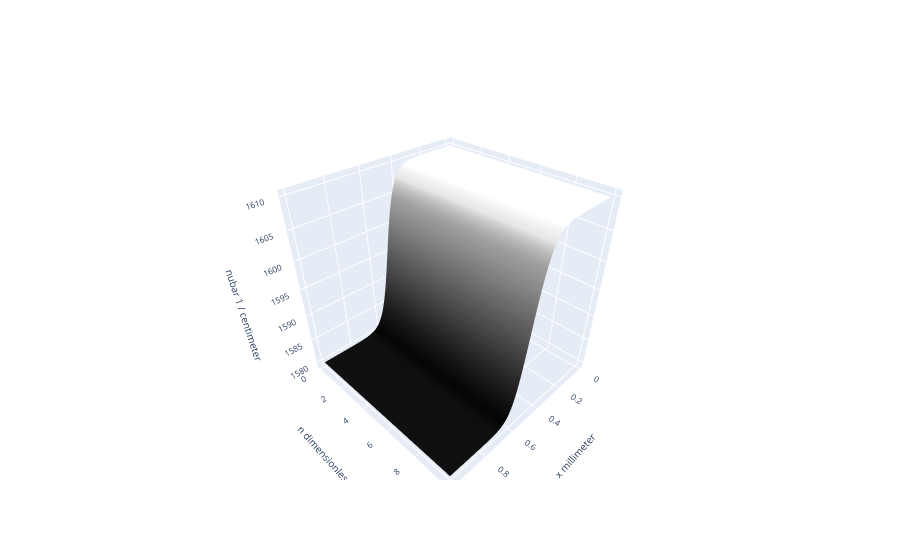

Write notebook code for a chart like this one.
### Markdown cell above
### Visualizing $\overline \nu(x,n)$
In the cell below, assign values for the low- and high-temperature wavenumbers you got from Spartan. 

Below that (done for you) we use a specially-prepared sigmoid function to construct $\overline \nu (x,n)$ in our $(x,n)$ state space, and PL.plot_surface1 to visualize it.

### Code cell
# Specify nubar_LT and nubar_HT
### BEGIN SOLUTION
nubar_LT = AssignQuantity(1610,'1/cm')
nubar_HT = AssignQuantity(1580,'1/cm')

# These are other ways to shape nubar(x,T)
# nubar = PL.f_sigmoid(nubar_LT, nubar_HT, Tgrid, AssignQuantity,T_interval_magnitude=2)
# nubar = PL.f_sigmoid(nubar_LT, nubar_HT, Tgrid, AssignQuantity,T_interval_magnitude=10)
# nubar = PL.f_sigmoid(nubar_LT, nubar_HT, Tgrid, AssignQuantity,T_interval_magnitude=1000)
# nubar = PL.f_sigmoid(nubar_LT, nubar_HT, Tgrid, AssignQuantity,T_transition_magnitude=330)

### END SOLUTION

# Use a specially-prepared sigmoid function to generate a surface of nubar values
nubar = PL.f_sigmoid(nubar_LT, nubar_HT, Tgrid, AssignQuantity)
nubarlabel = 'nubar '+str(nubar.units)

# Plot nubar(x,n)
PL.plot_surface1(xgrid,ngrid,nubar,labellist=[xlabel,nlabel,nubarlabel]).show()

### Figure 1 — Plotly figure (JSON) as saved in the notebook; plotly's stock layout.template omitted (floating-point values rounded to 4 significant figures; data arrays with more than 128 entries replaced by an {"elided": "..."} marker saying what was removed)
{"data": [{"colorscale": [[0, "rgb(0, 0, 0)"], [0.09091, "rgb(16, 16, 16)"], [0.1818, "rgb(38, 38, 38)"], [0.2727, "rgb(59, 59, 59)"], [0.3636, "rgb(81, 80, 80)"], [0.4545, "rgb(102, 101, 101)"], [0.5455, "rgb(124, 123, 122)"], [0.6364, "rgb(146, 146, 145)"], [0.7273, "rgb(171, 171, 170)"], [0.8182, "rgb(197, 197, 195)"], [0.9091, "rgb(224, 224, 223)"], [1, "rgb(254, 254, 253)"]], "showscale": false, "type": "surface", "x": {"elided": "200x11 float values"}, "y": {"elided": "200x11 int values"}, "z": {"elided": "200x11 float values"}}], "layout": {"autosize": true, "scene": {"xaxis": {"tickfont": {"size": 10}, "title": {"font": {"size": 10}, "text": "x millimeter"}}, "yaxis": {"tickfont": {"size": 10}, "title": {"font": {"size": 10}, "text": "n dimensionless"}}, "zaxis": {"tickfont": {"size": 10}, "title": {"font": {"size": 10}, "text": "nubar 1 / centimeter"}}}, "title": {"text": ""}, "yaxis": {"automargin": true}}}
